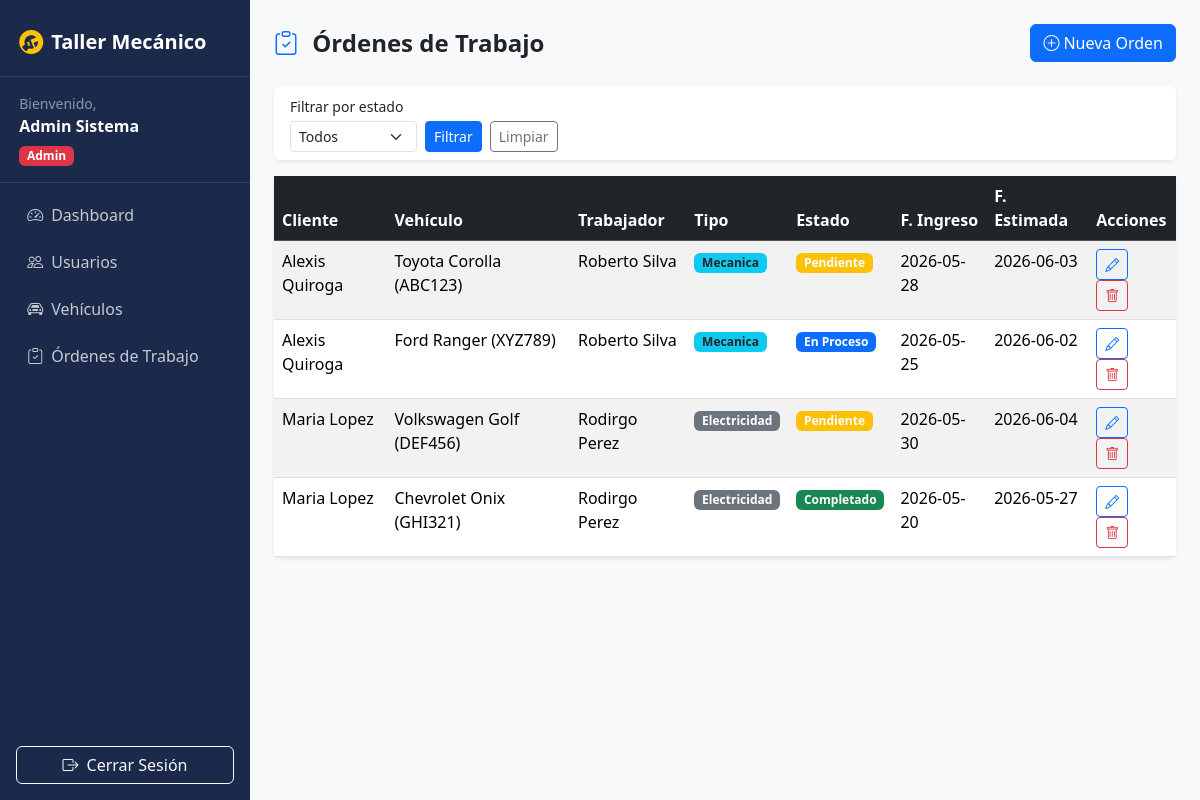
/tablaordenes.php (signed in), run on an earlier commit of the app's database.
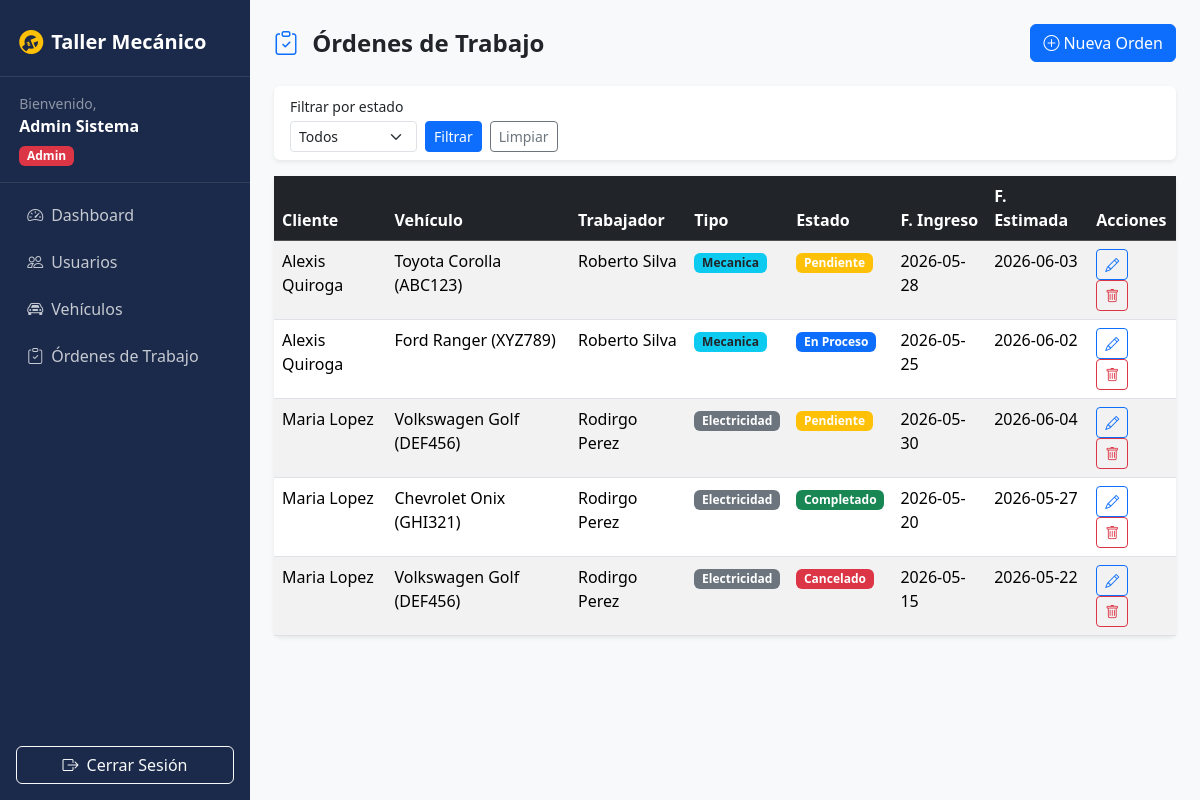
And on a later commit of the database.
### tables this page shows
CREATE TABLE ordenes_trabajo (
    id INT PRIMARY KEY AUTO_INCREMENT,
    id_vehiculo INT NOT NULL,
    id_cliente INT NOT NULL,
    id_trabajador INT NOT NULL,
    tipo ENUM('mecanica','electricidad') NOT NULL,
    descripcion TEXT NOT NULL,
    estado ENUM('pendiente','en_proceso','completado','cancelado') NOT NULL DEFAULT 'pendiente',
    fecha_ingreso DATE NOT NULL,
    fecha_estimada DATE NOT NULL,
    created_at TIMESTAMP DEFAULT CURRENT_TIMESTAMP,
    FOREIGN KEY (id_vehiculo) REFERENCES vehiculos(id),
    FOREIGN KEY (id_cliente) REFERENCES usuarios(id),
    FOREIGN KEY (id_trabajador) REFERENCES usuarios(id)
);

### tablaordenes.php (the view, shortened to what the changed rows need)
<?php
require_once 'consultas.php';
$conexion = conexion();
$rol = $_SESSION['rol'];
$id_usuario = $_SESSION['id'];
$filtro_estado = isset($_GET['estado']) ? $_GET['estado'] : '';
$ordenes = mostrarOrdenes($conexion, $rol, $id_usuario, $filtro_estado);
?>
<?php include 'header.php'; ?>
<?php include 'menulateral.php'; ?>
<div class="container-fluid p-4">
    <div class="card border-0 shadow-sm">
        <div class="card-body p-0">
            <div class="table-responsive">
                <table class="table table-striped table-hover mb-0">
                    <thead class="table-dark">
                        <tr>
                            <?php if ($rol === 'admin') { ?>
                            <th>Cliente</th>
                            <th>Vehículo</th>
                            <th>Trabajador</th>
                            <th>Tipo</th>
                            <th>Estado</th>
                            <th>F. Ingreso</th>
                            <th>F. Estimada</th>
                            <th>Acciones</th>
                            <?php } ?>
                        </tr>
                    </thead>
                    <tbody>
                    <?php while ($o = mysqli_fetch_array($ordenes)) { ?>
                    <tr>
                        <?php if ($rol === 'admin') { ?>
                        <td><?php echo $o['cliente']; ?></td>
                        <td><?php echo $o['vehiculo']; ?></td>
                        <td><?php echo $o['trabajador']; ?></td>
                        <td><span class="badge bg-<?php echo $o['tipo']==='mecanica'?'info text-dark':'secondary'; ?>"><?php echo ucfirst($o['tipo']); ?></span></td>
                        <td><?php echo badge_estado($o['estado']); ?></td>
                        <td><?php echo $o['fecha_ingreso']; ?></td>
                        <td><?php echo $o['fecha_estimada']; ?></td>
                        <td>
                            <a href="modificarorden.php?id=<?php echo $o['id']; ?>" class="btn btn-sm btn-outline-primary me-1">
                                <i class="bi bi-pencil"></i>
                            </a>
                            <a href="eliminarorden.php?id=<?php echo $o['id']; ?>" class="btn btn-sm btn-outline-danger"
                               onclick="return confirm('¿Eliminar esta orden de trabajo?')">
                                <i class="bi bi-trash"></i>
                            </a>
                        </td>
                        <?php } ?>
                    </tr>
                    <?php } ?>
                    </tbody>
                </table>
            </div>
        </div>
    </div>
</div>
<?php include 'footer.php'; ?>

### consultas.php (shortened to what the changed rows need)
<?php
function badge_estado($estado) {
    $clases = ['pendiente'=>'warning','en_proceso'=>'primary','completado'=>'success','cancelado'=>'danger'];
    $labels = ['pendiente'=>'Pendiente','en_proceso'=>'En Proceso','completado'=>'Completado','cancelado'=>'Cancelado'];
    if (isset($clases[$estado])) {
        $clase = $clases[$estado];
    } else {
        $clase = 'secondary';
    }
    if (isset($labels[$estado])) {
        $label = $labels[$estado];
    } else {
        $label = $estado;
    }
    return "<span class=\"badge bg-{$clase}\">{$label}</span>";
}
function mostrarOrdenes($conexion, $rol, $id_usuario, $filtro_estado = '') {
    $estados_validos = ['pendiente','en_proceso','completado','cancelado'];
    if ($rol === 'admin') {
        if ($filtro_estado && in_array($filtro_estado, $estados_validos)) {
            $where = "WHERE ot.estado = '$filtro_estado'";
        } else {
            $where = '';
        }
        $SQL = "SELECT ot.*,
                CONCAT(uc.nombre, ' ', uc.apellido) AS cliente,
                CONCAT(v.marca, ' ', v.modelo, ' (', v.patente, ')') AS vehiculo,
                CONCAT(ut.nombre, ' ', ut.apellido) AS trabajador
                FROM ordenes_trabajo ot
                JOIN usuarios uc ON ot.id_cliente = uc.id
                JOIN vehiculos v  ON ot.id_vehiculo = v.id
                JOIN usuarios ut  ON ot.id_trabajador = ut.id
                $where ORDER BY ot.created_at DESC";
    }
    $rs = mysqli_query($conexion, $SQL);
    return $rs;
}

What changed in the data, as far as the page shows it:
added ordenes_trabajo: cliente "Maria Lopez", vehiculo "Volkswagen Golf (DEF456)", trabajador "Rodirgo Perez", tipo "Electricidad", estado "Cancelado", fecha_ingreso "2026-05-15", fecha_estimada "2026-05-22"
